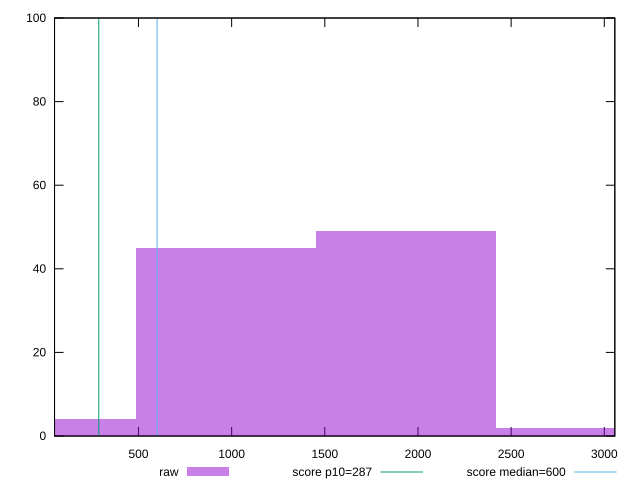

Recreate this plot in gnuplot.
reset

$raw <<EOF
968.2691620552829 45
0 4
1936.5383241105658 49
2904.807486165849 2
EOF

set key outside below
set boxwidth 968.2691620552829
set xrange [49.5:3056.499999999999]
set yrange [0:100]
set trange [0:100]
set style fill transparent solid 0.5 noborder

set parametric
set terminal svg size 640, 490 enhanced background rgb 'white'
set output "report/report_00029_2021-02-24T13-36-40.390Z/total-blocking-time/samples/music/raw/histogram.svg"

plot $raw title "raw" with boxes, \
     287,t title "score p10=287", \
     600,t title "score median=600"

reset
